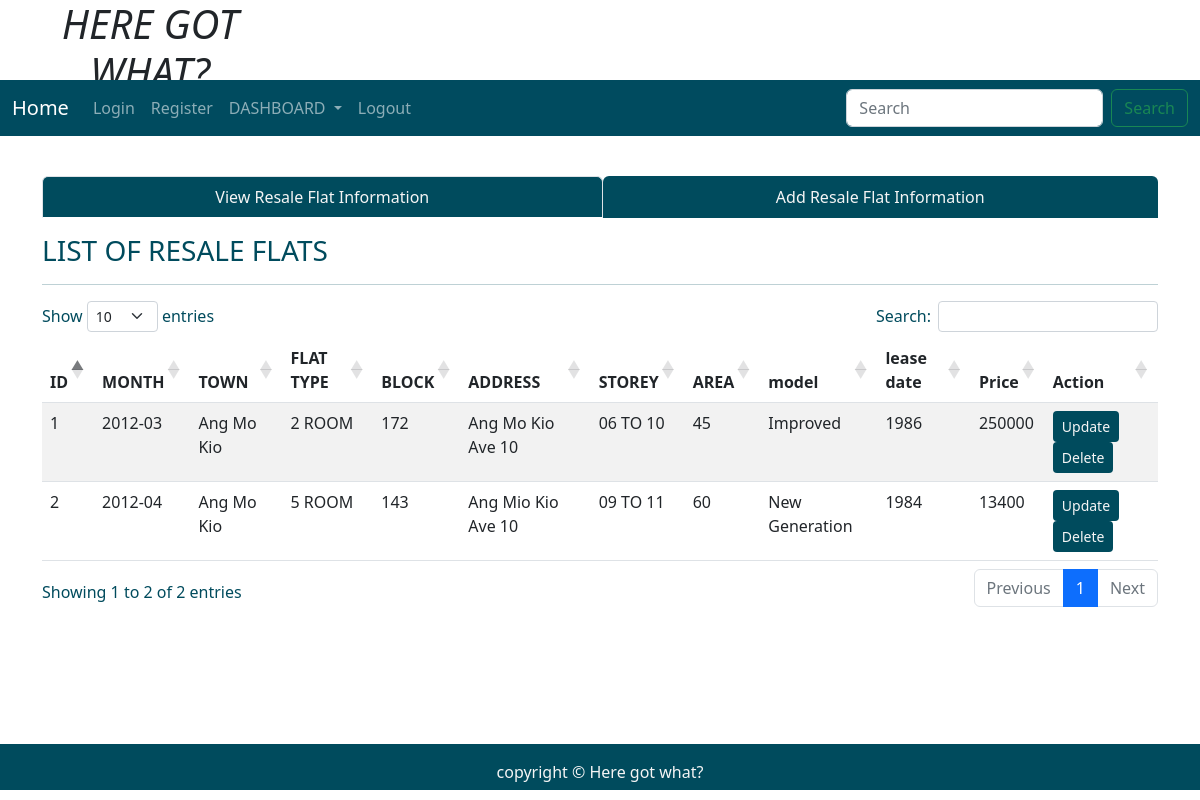
The app's page /resaleinfo with its own data.
### tables this page shows
CREATE TABLE "resaleflat" (
	"id"	INTEGER,
	"month"	TEXT,
	"town"	TEXT,
	"flat_type"	TEXT,
	"block"	TEXT,
	"street_name"	TEXT,
	"storey_range"	TEXT,
	"sq_size"	TEXT,
	"flat_model"	TEXT,
	"lease_commence_date"	TEXT,
	"resale_price"	TEXT,
	FOREIGN KEY("town") REFERENCES "population"("town"),
	PRIMARY KEY("id" AUTOINCREMENT)
);

### application.py (the view)
@application.route('/resaleinfo', methods = ["POST", "GET"])
def resaleinfo():
    user = get_active_user()
    db = get_database()
    resale_cur = db.execute('Select * from resaleflat')
    allresale = resale_cur.fetchall()
    return render_template('resaleDashboard.html', user = user, allresale = allresale)

### application.py (called while the page is built)
@application.teardown_appcontext
def close_database(error):
    if hasattr(g, 'ICT2103Web_db'):
        g.ICT2103Web_db.close()

def get_active_user():
    user = None
    if 'user' in session:
        user = session['user']
        db = get_database()
        user_cur = db.execute('select * from users where name =?', [user])
        user = user_cur.fetchone()
    return user

### database.py (called while the page is built)
def connect_to_database():
    sql = sqlite3.connect('C:/ICT2103Web/ICT2103Web.db')
    sql.row_factory = sqlite3.Row
    return sql

def get_database():
    if not hasattr(g, 'ICT2103Web_db'):
        g.ICT2103Web_db = connect_to_database()
    return  g.ICT2103Web_db

### templates/resaleDashboard.html (shortened to what this page needs)
<!DOCTYPE html>
<html lang="en">
<head>
  <link rel="stylesheet" href="https://cdnjs.cloudflare.com/ajax/libs/font-awesome/4.7.0/css/font-awesome.min.css">
  <link href="https://cdn.jsdelivr.net/npm/bootstrap@5.1.3/dist/css/bootstrap.min.css" rel="stylesheet"
>
  <link rel="stylesheet" href="{{ url_for('static', filename='home.css')}}" type="text/css">
  <link rel="stylesheet" href="https://cdnjs.cloudflare.com/ajax/libs/twitter-bootstrap/5.2.0/css/bootstrap.min.css">
  <link rel="stylesheet" href="https://cdn.datatables.net/1.12.1/css/dataTables.bootstrap5.min.css">
</head>
<body>
  <div class="parent">
    <div class="child child1">
      <h1 class="text-center"><i>HERE GOT WHAT?</i></h1>
    </div>
    <div class="child child3 dropdown">
      <nav class="navbar navbar-expand-lg navbar-dark" style="background-color: #004b5f;">
        <div class="container-fluid">
          <a class="navbar-brand" href="{{url_for('index')}}">Home</a>
          <div class="collapse navbar-collapse" id="navbarSupportedContent">
            <ul class="navbar-nav me-auto mb-2 mb-lg-0">
              <li class="nav-item">
                <a class="nav-link" aria-current="page" href="{{url_for('userLogin')}}">Login</a>
              </li>
              <li class="nav-item">
                <a class="nav-link" href="{{url_for('userRegister')}}">Register</a>
              </li>
              <li class="nav-item dropdown">
                <a class="nav-link dropdown-toggle" href="#" id="navbarDropdown" role="button" data-bs-toggle="dropdown"
                  aria-expanded="false">
                  DASHBOARD
                </a>
              </li>
              <li class="nav-item">
                <a class="nav-link" href="#">Logout</a>
              </li>
            </ul>
            <form class="d-flex">
              <input class="form-control me-2" type="search" placeholder="Search" aria-label="Search">
              <button class="btn btn-outline-success" type="submit">Search</button>
            </form>
          </div>
        </div>
      </nav>
    </div>
    <div class="child child5" style="color:rgb(0, 75, 93);">
    </div>
    <div class="child child6  container" style="color:rgb(0, 75, 93);">
      <ul class="nav nav-tabs nav-fill mb-3 dropdown">
        <li class="nav-item">
          <a class="nav-link active" aria-current="page" href="{{ url_for('resaleinfo')}}"
            style=" background-color:rgb(0, 75, 93); color:whitesmoke;">View Resale Flat Information</a>
        </li>
        <li class="nav-item">
          <a class="nav-link" href="{{ url_for('addnewresaleflat')}}"
            style=" background-color:rgb(0, 75, 93); color:whitesmoke;">Add Resale Flat Information</a>
        </li>
      </ul>
      <div class="table-responsive-lg caption-top">
        <caption>
          <h3>LIST OF RESALE FLATS</h3>
        </caption>
        <hr>
        <table class="table table-striped " id="example">
          <thead>
            <tr>
              <th scope="col">ID</th>
              <th scope="col">MONTH</th>
              <th scope="col">TOWN</th>
              <th scope="col">FLAT TYPE</th>
              <th scope="col">BLOCK</th>
              <th scope="col">ADDRESS</th>
              <th scope="col">STOREY</th>
              <th scope="col">AREA</th>
              <th scope="col">model</th>
              <th scope="col">lease date</th>
              <th scope="col">Price</th>
              <th scope="col">Action</th>
            </tr>
          </thead>
          <tbody>
            <tr>
              {% for resaleflat in allresale %}
              <td scope="row">{{ resaleflat['id'] }}</td>
              <td>{{ resaleflat['month'] }}</td>
              <td>{{ resaleflat['town'] }}</td>
              <td>{{ resaleflat['flat_type'] }}</td>
              <td>{{ resaleflat['block'] }}</td>
              <td>{{ resaleflat['street_name'] }}</td>
              <td>{{ resaleflat['storey_range'] }}</td>
              <td>{{ resaleflat['sq_size'] }}</td>
              <td>{{ resaleflat['flat_model'] }}</td>
              <td>{{ resaleflat['lease_commence_date'] }}</td>
              <td>{{ resaleflat['resale_price'] }}</td>
              <td><a class="btn btn-sm" style="background-color:rgb(0, 75, 93); color:whitesmoke;"
                  href="{{url_for('fetchoneresaleflat', id = resaleflat['id'])}}">Update</a>
                <a class="btn btn-sm" style="background-color:rgb(0, 75, 93); color:whitesmoke;"
                  href="{{url_for('deleteresaleflat', id = resaleflat['id'])}}">Delete</a>
              </td>
            </tr>
            {% endfor %}
          </tbody>
        </table>
      </div>
    </div>
    <div class="child child7" style="background-color:rgb(0, 75, 93); color:whitesmoke;">
      <p class="p-3 text-center">copyright &copy Here got what?</p>
    </div>
  </div>
</body>
</html>

### static/home.css (style rules this page uses)
html, body { height: 100%; background-color:whitesmoke; color:rgb(0, 75, 93); }
.parent { height: 100%; display: grid; grid-template-columns: repeat(4, 1fr); grid-template-rows: 10% 5% 7% auto 7%; }
.child { margin-bottom: 10px; }
.child1 { grid-column: 1/2; grid-row: 1/2; }
.child3 { grid-column: 1/-1; grid-row: 2/3; }
.child5 { grid-column: 4/5; grid-row: 3/4; text-align: center; }
.child6 { grid-column: 1/-1; grid-row: 4/5; }
.child7 { grid-column: 1/-1; grid-row: 5/6; }

### records on screen
resaleflat: id "1", month "2012-03", town "Ang Mo Kio", flat_type "2 ROOM", block "172", street_name "Ang Mo Kio Ave 10", storey_range "06 TO 10", sq_size "45", flat_model "Improved", lease_commence_date "1986", resale_price "250000"
resaleflat: id "2", month "2012-04", town "Ang Mo Kio", flat_type "5 ROOM", block "143", street_name "Ang Mio Kio Ave 10", storey_range "09 TO 11", sq_size "60", flat_model "New Generation", lease_commence_date "1984", resale_price "13400"
